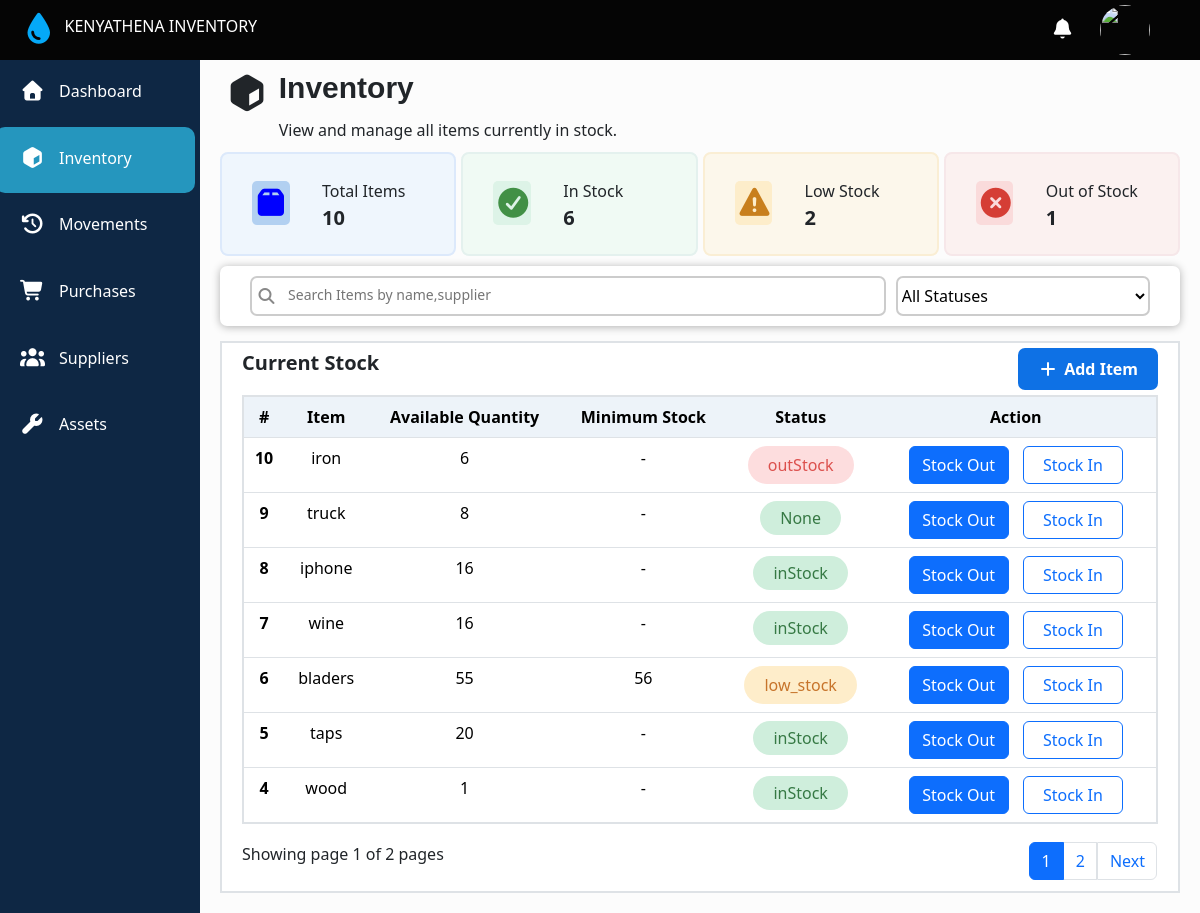
Page /stock on the earlier database version.
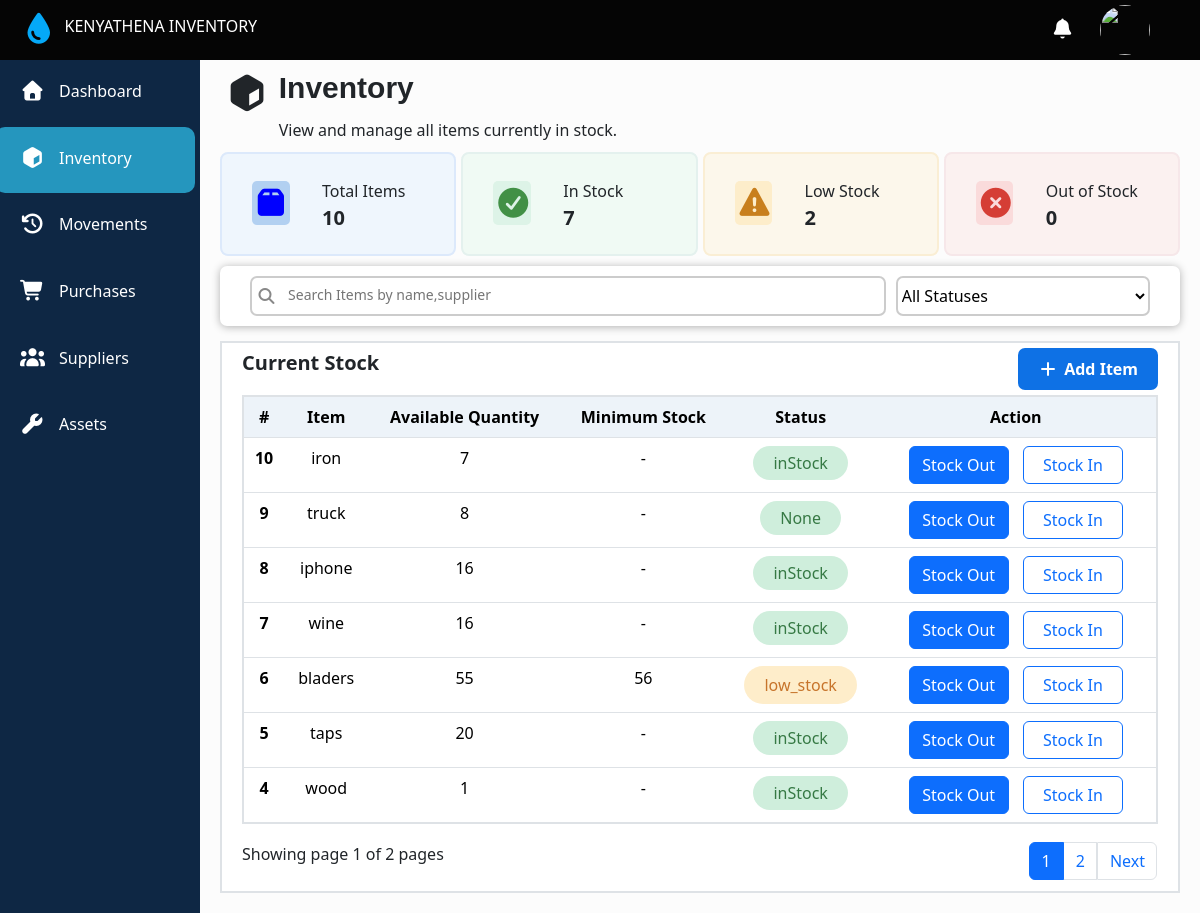
Same page on the later database version.
### main/models.py (models this page shows, shortened)
class Stock(models.Model):
  stock_status =[
    ('low_stock','LowStock'),
    ('outStock','Out_Of_Stock'),
    ('inStock','In_Stock')
  ]
  item = models.CharField(max_length=200,unique=True)
  quantity = models.PositiveIntegerField(default=0)
  status = models.CharField(choices=stock_status,null=True)
  low_stock_date = models.DateTimeField(null=True,blank=True)
  low_by = models.PositiveIntegerField(null=True,blank=True)

### main/views.py (the view, shortened to what this page needs)
# urls.py: path('stock',views.stock,name = 'stock'),
def stock(request):
  stock_query = Stock.objects.all().order_by('-id')
  search_query = request.GET.get('q', '').strip()
  if search_query:
    stock_query = stock_query.filter(
      Q(item__icontains=search_query) | Q(quantity__icontains=search_query)
      )
  selected_status = request.GET.get('status', '')
  if selected_status in dict(Stock.stock_status):
    stock_query = stock_query.filter(status=selected_status)
  stock_count = stock_query.count()
  low_stock_count = Stock.objects.filter(status='low_stock').count()
  in_stock_count = Stock.objects.filter(status='inStock').count()
  out_stock_count = Stock.objects.filter(status='outStock').count()
  stocks = stock_query.order_by('-id')
  asset_limits = assets.objects.all()
  asset_limit_by_item = {
    asset.item: asset.limit_quantity
    for asset in asset_limits
  }
  for stock in stock_query:
    stock.limit_quantity = asset_limit_by_item.get(stock.item)
  paginator = Paginator(stock_query,7)
  page_number = request.GET.get('page')
  page_obj = paginator.get_page(page_number)
  context = {
    'stocks': stocks,
    'stock_count': stock_count,
    'asset': asset_limits,
    'search_query': search_query,
    'selected_status': selected_status,
    'low_stock_count': low_stock_count,
    'in_stock_count': in_stock_count,
    'out_stock_count': out_stock_count,
    'page_obj':page_obj,
  }
  return render(request,'main/inventory.html',context)

### main/templates/main/inventory.html (shortened to what the changed rows need)
{% extends 'main/base.html' %}
{% block content %}
    <div class="status">
      <div class="updates" style="background-color:rgb(240, 250, 244);border: 2px solid rgb(228, 241, 238);">
        <div>
          <span>In Stock</span>
          <span class="number">{{in_stock_count}}</span>
        </div>
      </div>
      <div class="updates" style="background-color:rgb(251, 241, 240);border: 2px solid rgb(246, 231, 233);">
        <div>
          <span>Out of Stock</span>
          <span class="number">{{out_stock_count}}</span>
        </div>
      </div>
    </div>
    <div class="recent-inventory-table" id="recent-inventory-table">
      <table class="table" id="inventory-table">
        <thead>
          <tr>
            <th  scope="col">#</th>
            <th scope="col">Item</th>
            <th scope="col">Available Quantity</th>
            <th scope="col">Minimum Stock</th>
            <th scope="col">Status</th>
            <th scope="col" class="action_header">Action</th>
          </tr>
        </thead>
        <tbody>
          {% for item in page_obj.object_list %}
          <tr>
            <th scope="row">{{item.id}}</th>
            <td>{{item.item}}</td>
            <td>{{item.quantity}}</td>
            <td>{{item.limit_quantity|default:"-"}}</td>
            {% if item.status == 'low_stock' %}
             <td>
              <span class="low_stock_item">{{item.status}}</span>
             </td>
            {% elif item.status == 'outStock' %}
            <td>
              <span class="out_of_stock">{{item.status}}</span>
            </td>
            {% else %}
            <td>
              <span class="in_stock">{{item.status}}</span>
            </td>
            {% endif %}
            <td class="Action">
               <a type="button" class="btn btn-primary" href="{% url 'stockout' item.id %}">
                 Stock Out
               </a>
               <a type="button" class="btn btn-outline-primary" href="{% url 'stockinprompt' item.id %}">
                 Stock In
               </a>
            </td>
          </tr>
         {% endfor %}
        </tbody>
      </table>
    </div>
{% endblock content %}

Differences in the rows shown:
changed Stock "iron": quantity "6" → "7"; status "outStock" → "inStock"
Other differences:
{{ in_stock_count }}: "6" → "7"
{{ out_stock_count }}: "1" → "0"
